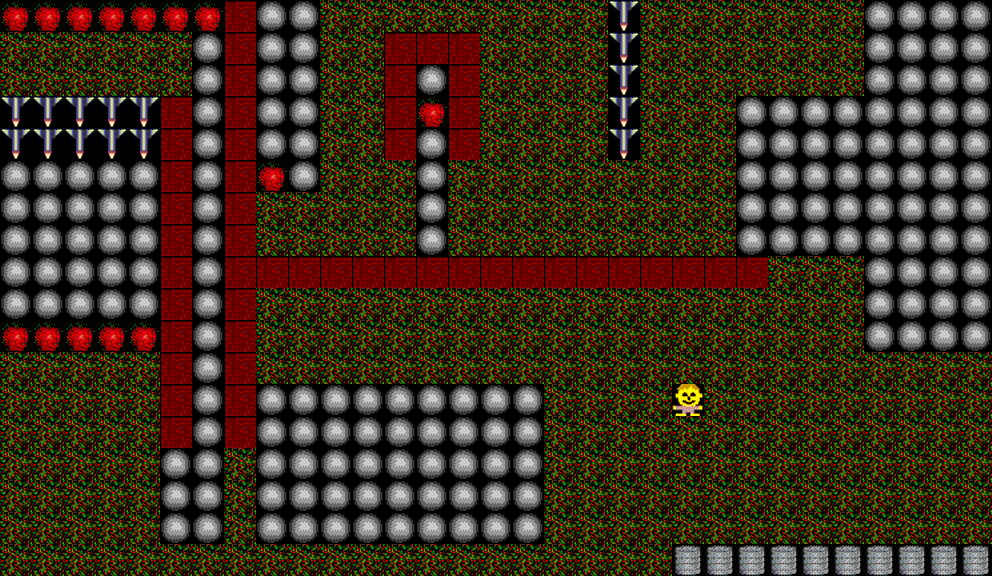

A 2D game scene composited from a Tiled map and its tileset images. What follows is a short description and the map's XML, with each tile layer's data collapsed to a summary:
An orthogonal 31x18 tile map with 32x32 px tiles, 1 tile layer (Tile Layer 1).

<map version="1.0" orientation="orthogonal" width="31" height="18" tilewidth="32" tileheight="32">
  <properties>
    <property name="Title" value="China Store" />
  </properties>
  <tileset source="MrMatt.tsx" firstgid="1" />
  <layer name="Tile Layer 1" width="31" height="18">
    <data>[558 cells, 558 non-empty, 7 distinct tile ids]</data>
  </layer>
</map>
